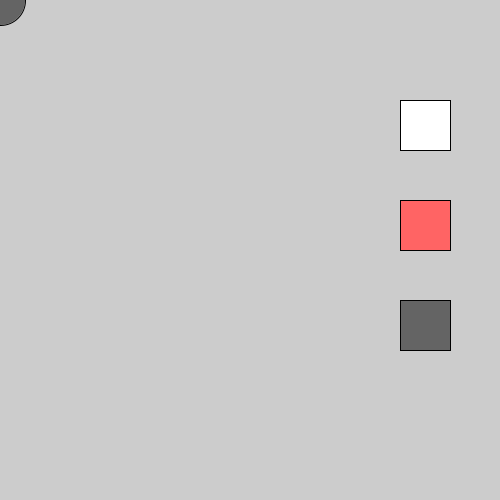
Frame 1 (no input)
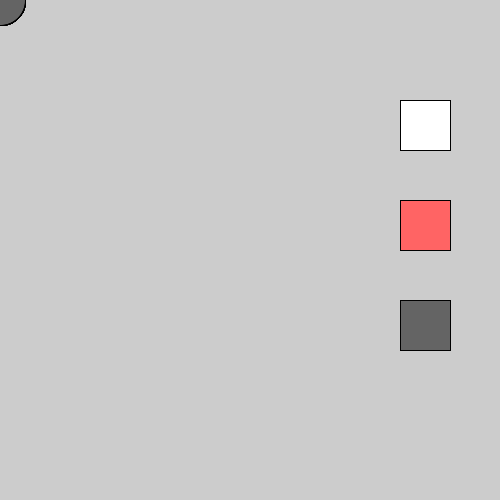
Frame 60 (the mouse pressed at the canvas centre just before this capture)
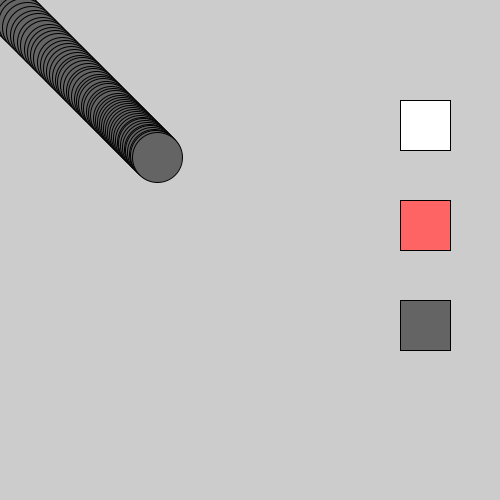
Frame 120 (the mouse held since frame 60 and released just before this capture)

The Processing sketch that drew these frames (run headless with seeded random() and noise(); from frame 60 on, the mouse is pressed at the canvas centre):

// Processing sketch: processing_105130
// ── processing_105130.pde


   int x1,y1,y2,y3;
   float x,y;
 
   color colorE2=color(255,100,100);
   color colorE=color(100,100,100);
   color colorE1=color(100,100,100);


void setup(){
  size(500,500);
  frameRate(60);
  //rect color
  
    x1=400;
    y1=100;
    y2=200;
    y3=300;
   rectMode(CORNER);
   fill(255);
   rect(x1,y1,50,50);
   fill(colorE2);
   rect(x1,y2,50,50);
   fill(colorE1);
   rect(x1,y3,50,50);
}



void draw() {
//

 
  
 //ellipse color
   fill(colorE);  
   ellipse(x,y,50,50);
    x = x- (-mouseX + x) / 60;
    y = y - (-mouseY + y) / 60;
    
    if(mouseX>=x1 && mouseX<=x1+50 && mouseY>=y1 && mouseY<=y1+50 ){
    background(255); 
    fill(255);
    rect(x1,y1,50,50);
    fill(255,100,100);  
    rect(x1,y2,50,50);
    fill(100,100,100);
    rect(x1,y3,50,50);} 
   
    else if(mouseX>=x1 && mouseX<=x1+50 && mouseY>=y2 && mouseY<=y2+50){
   
 colorE=colorE2 ;
 }
     else if(mouseX>=x1 && mouseX<=x1+50 && mouseY>=y3 && mouseY<=y3+50){
   
 colorE=colorE1 ;
    
  }
   
    
 
  
}  
